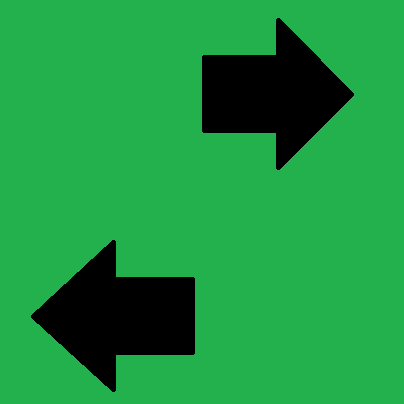
#> input picture CV/img1.png, 404 x 404 px
$ jupyter execute 'Task_4_2(swap_image).ipynb'
#> lines starting #> are read from the running program, lines starting #| are printed output that depends on the picture
[cell 1]
import cv2
import numpy as np

[cell 2]
#Store 1st image to variable with same dimention
img1 = cv2.imread("img1.png")[0:404,0:404]
#> img1 is the input picture: shape (404, 404, 3); mean B, G, R 64.4, 149.9, 28.8
img1.shape
#> Out = (404, 404, 3)

[cell 3]
#Store 2nd image to variable with same dimention
img2 = cv2.imread("img2.png")[0:404,0:404]
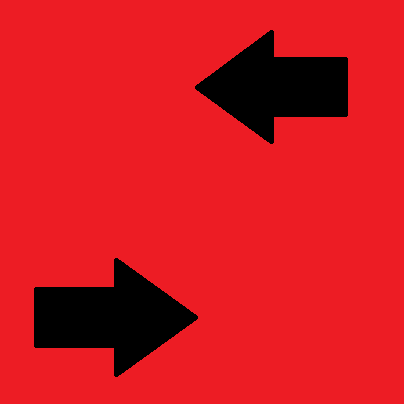
#> input picture CV/img2.png, 404 x 404 px
#> img2 is the input picture: shape (404, 404, 3); mean B, G, R 31.7, 24.7, 208.8
img2.shape
#> Out = (404, 404, 3)

[cell 4]
img2.shape
#> Out = (404, 404, 3)

[cell 5]
#Stack the image
prev = np.hstack((img1,img2))
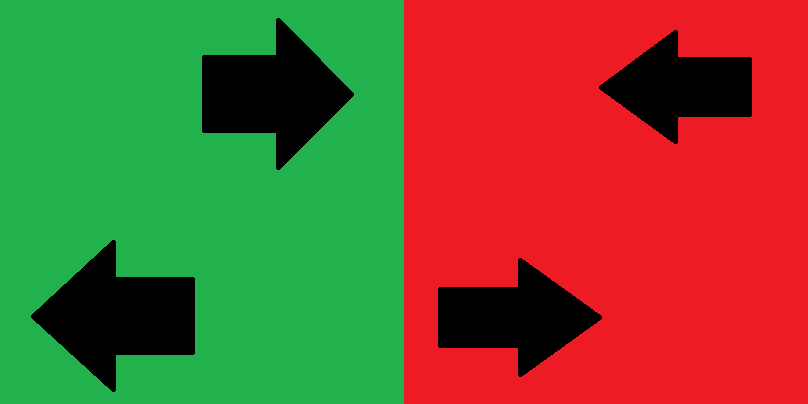
#> prev: shape (404, 808, 3); mean B, G, R 48, 87.3, 118.8
print(prev.shape)
#| (404, 808, 3)
cv2.imshow("Before",prev)
cv2.waitKey(0)

[cell 6]
# Now we swap these part:

img1[0:200,150:400] = img1[0:200,150:400]+img2[0:200,150:400]
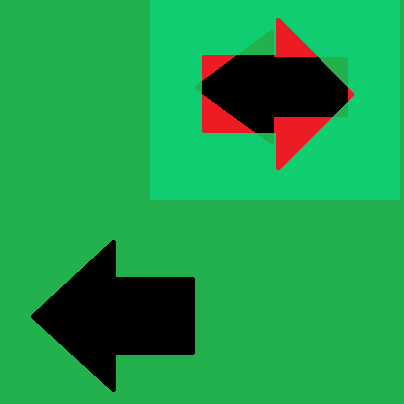
#> img1: shape (404, 404, 3); mean B, G, R 73.3, 156.9, 30.4
img2[0:200,150:400]= img1[0:200,150:400]-img2[0:200,150:400]
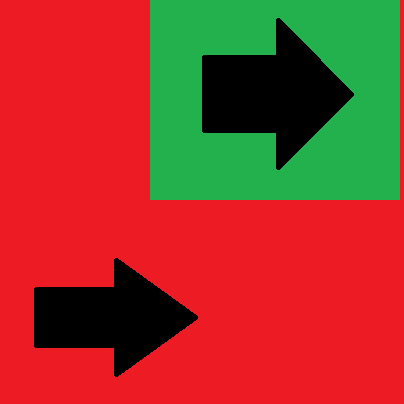
#> img2: shape (404, 404, 3); mean B, G, R 40.4, 58.8, 157.5
img1[0:200,150:400] = img1[0:200,150:400]-img2[0:200,150:400]
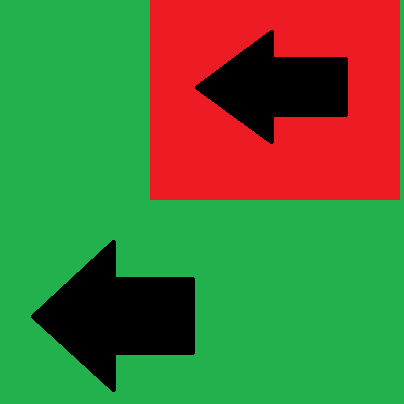
#> img1: shape (404, 404, 3); mean B, G, R 55.7, 115.7, 80.1

[cell 7]
#Stack Both Image
after = np.hstack((img1,img2))
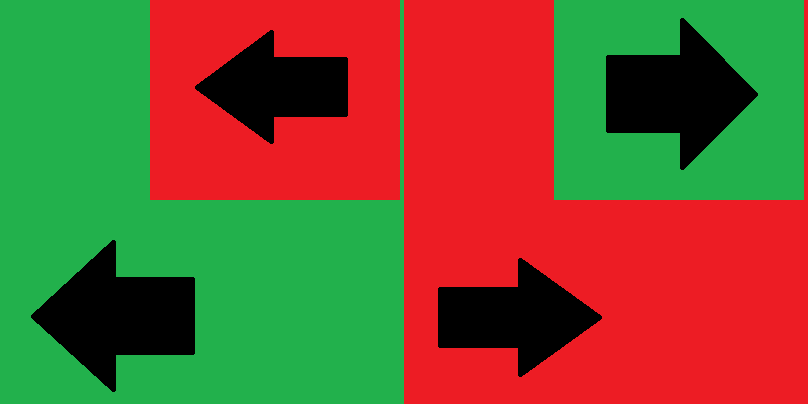
#> after: shape (404, 808, 3); mean B, G, R 48, 87.3, 118.8
